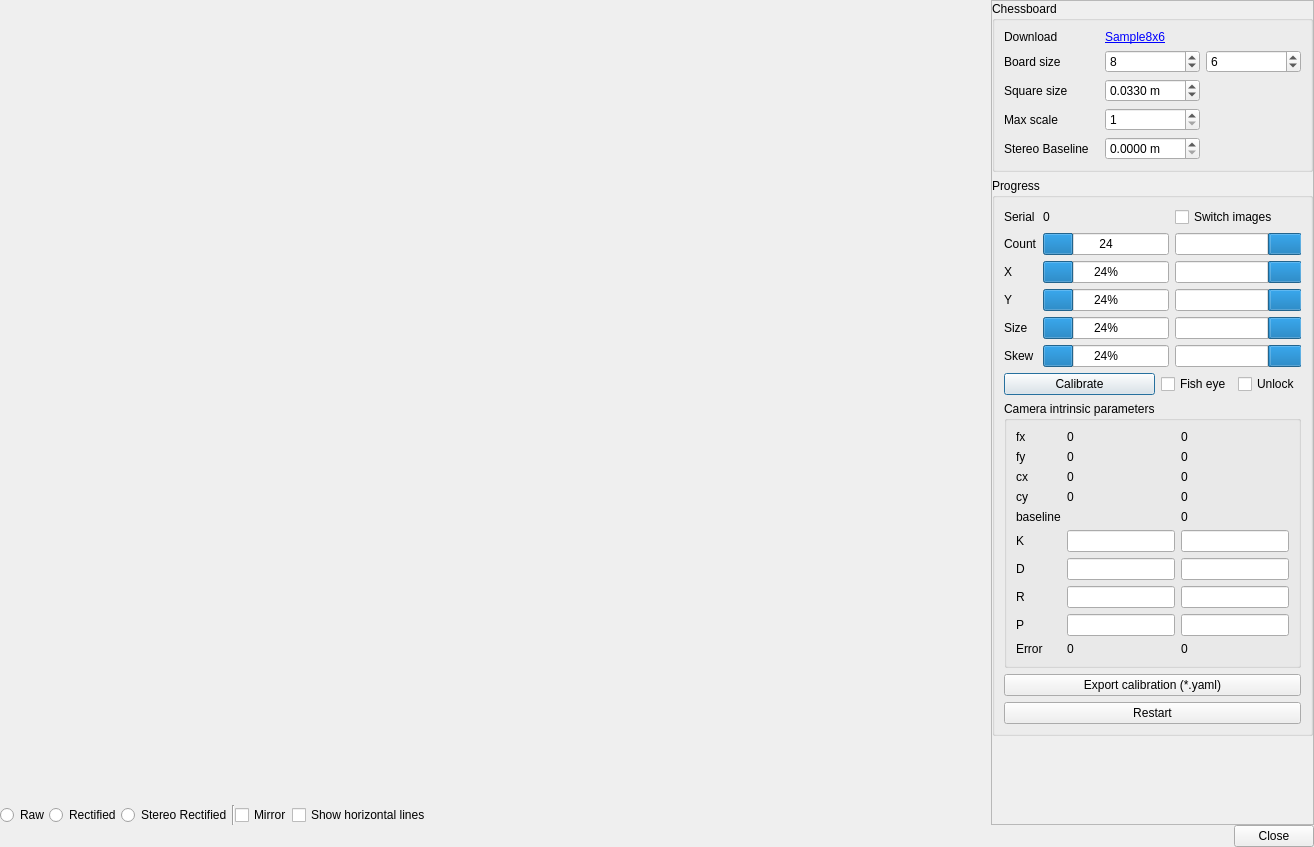
<?xml version="1.0" encoding="UTF-8"?>
<ui version="4.0">
 <class>calibrationDialog</class>
 <widget class="QDialog" name="calibrationDialog">
  <property name="geometry">
   <rect>
    <x>0</x>
    <y>0</y>
    <width>1314</width>
    <height>847</height>
   </rect>
  </property>
  <property name="windowTitle">
   <string>Dialog</string>
  </property>
  <layout class="QVBoxLayout" name="verticalLayout_5">
   <property name="spacing">
    <number>0</number>
   </property>
   <property name="leftMargin">
    <number>0</number>
   </property>
   <property name="topMargin">
    <number>0</number>
   </property>
   <property name="rightMargin">
    <number>0</number>
   </property>
   <property name="bottomMargin">
    <number>0</number>
   </property>
   <item>
    <layout class="QHBoxLayout" name="horizontalLayout_4" stretch="1,1">
     <item>
      <layout class="QVBoxLayout" name="verticalLayout_4">
       <property name="spacing">
        <number>0</number>
       </property>
       <item>
        <layout class="QHBoxLayout" name="horizontalLayout_3">
         <property name="spacing">
          <number>0</number>
         </property>
         <item>
          <layout class="QVBoxLayout" name="verticalLayout_2" stretch="0,1">
           <property name="spacing">
            <number>0</number>
           </property>
           <item>
            <widget class="QLabel" name="label_left">
             <property name="text">
              <string/>
             </property>
             <property name="alignment">
              <set>Qt::AlignCenter</set>
             </property>
            </widget>
           </item>
           <item>
            <widget class="UImageView" name="image_view" native="true"/>
           </item>
          </layout>
         </item>
         <item>
          <layout class="QVBoxLayout" name="verticalLayout_3" stretch="0,1">
           <property name="spacing">
            <number>0</number>
           </property>
           <item>
            <widget class="QLabel" name="label_right">
             <property name="text">
              <string/>
             </property>
             <property name="alignment">
              <set>Qt::AlignCenter</set>
             </property>
            </widget>
           </item>
           <item>
            <widget class="UImageView" name="image_view_2" native="true"/>
           </item>
          </layout>
         </item>
        </layout>
       </item>
       <item>
        <layout class="QHBoxLayout" name="horizontalLayout_2">
         <item>
          <widget class="QRadioButton" name="radioButton_raw">
           <property name="text">
            <string>Raw</string>
           </property>
          </widget>
         </item>
         <item>
          <widget class="QRadioButton" name="radioButton_rectified">
           <property name="text">
            <string>Rectified</string>
           </property>
          </widget>
         </item>
         <item>
          <widget class="QRadioButton" name="radioButton_stereoRectified">
           <property name="text">
            <string>Stereo Rectified</string>
           </property>
          </widget>
         </item>
         <item>
          <widget class="Line" name="line">
           <property name="orientation">
            <enum>Qt::Vertical</enum>
           </property>
          </widget>
         </item>
         <item>
          <widget class="QCheckBox" name="checkBox_mirror">
           <property name="text">
            <string>Mirror</string>
           </property>
          </widget>
         </item>
         <item>
          <widget class="QCheckBox" name="checkBox_showHorizontalLines">
           <property name="text">
            <string>Show horizontal lines</string>
           </property>
          </widget>
         </item>
         <item>
          <spacer name="horizontalSpacer">
           <property name="orientation">
            <enum>Qt::Horizontal</enum>
           </property>
           <property name="sizeHint" stdset="0">
            <size>
             <width>40</width>
             <height>20</height>
            </size>
           </property>
          </spacer>
         </item>
        </layout>
       </item>
      </layout>
     </item>
     <item>
      <widget class="QScrollArea" name="scrollArea">
       <property name="sizePolicy">
        <sizepolicy hsizetype="Fixed" vsizetype="Expanding">
         <horstretch>0</horstretch>
         <verstretch>0</verstretch>
        </sizepolicy>
       </property>
       <property name="verticalScrollBarPolicy">
        <enum>Qt::ScrollBarAlwaysOff</enum>
       </property>
       <property name="widgetResizable">
        <bool>true</bool>
       </property>
       <widget class="QWidget" name="scrollAreaWidgetContents">
        <property name="geometry">
         <rect>
          <x>0</x>
          <y>0</y>
          <width>357</width>
          <height>820</height>
         </rect>
        </property>
        <layout class="QVBoxLayout" name="verticalLayout">
         <property name="leftMargin">
          <number>0</number>
         </property>
         <property name="topMargin">
          <number>0</number>
         </property>
         <property name="rightMargin">
          <number>0</number>
         </property>
         <property name="bottomMargin">
          <number>0</number>
         </property>
         <item>
          <widget class="QGroupBox" name="groupBox">
           <property name="title">
            <string>Chessboard</string>
           </property>
           <layout class="QGridLayout" name="gridLayout_3">
            <item row="1" column="3">
             <widget class="QSpinBox" name="spinBox_boardHeight">
              <property name="minimum">
               <number>2</number>
              </property>
              <property name="value">
               <number>6</number>
              </property>
             </widget>
            </item>
            <item row="3" column="0">
             <widget class="QLabel" name="label_15">
              <property name="toolTip">
               <string/>
              </property>
              <property name="text">
               <string>Square size</string>
              </property>
             </widget>
            </item>
            <item row="1" column="0">
             <widget class="QLabel" name="label_12">
              <property name="toolTip">
               <string>Number of inner squares on the board</string>
              </property>
              <property name="text">
               <string>Board size</string>
              </property>
             </widget>
            </item>
            <item row="3" column="3">
             <widget class="QLabel" name="label_16">
              <property name="toolTip">
               <string>Number of inner squares on the board</string>
              </property>
              <property name="text">
               <string/>
              </property>
             </widget>
            </item>
            <item row="1" column="1">
             <widget class="QSpinBox" name="spinBox_boardWidth">
              <property name="minimum">
               <number>2</number>
              </property>
              <property name="value">
               <number>8</number>
              </property>
             </widget>
            </item>
            <item row="3" column="1">
             <widget class="QDoubleSpinBox" name="doubleSpinBox_squareSize">
              <property name="suffix">
               <string> m</string>
              </property>
              <property name="decimals">
               <number>4</number>
              </property>
              <property name="maximum">
               <double>1.000000000000000</double>
              </property>
              <property name="value">
               <double>0.033000000000000</double>
              </property>
             </widget>
            </item>
            <item row="0" column="0">
             <widget class="QLabel" name="label_21">
              <property name="toolTip">
               <string/>
              </property>
              <property name="text">
               <string>Download</string>
              </property>
             </widget>
            </item>
            <item row="0" column="1">
             <widget class="QLabel" name="label_20">
              <property name="toolTip">
               <string>Number of inner squares on the board</string>
              </property>
              <property name="text">
               <string>&lt;html&gt;&lt;head/&gt;&lt;body&gt;&lt;p&gt;&lt;a href=&quot;https://github.com/introlab/rtabmap/raw/master/data/check-108.pdf&quot;&gt;&lt;span style=&quot; text-decoration: underline; color:#0000ff;&quot;&gt;Sample8x6&lt;/span&gt;&lt;/a&gt;&lt;/p&gt;&lt;/body&gt;&lt;/html&gt;</string>
              </property>
              <property name="openExternalLinks">
               <bool>true</bool>
              </property>
             </widget>
            </item>
            <item row="4" column="1">
             <widget class="QSpinBox" name="spinBox_maxScale">
              <property name="minimum">
               <number>1</number>
              </property>
              <property name="maximum">
               <number>3</number>
              </property>
              <property name="value">
               <number>1</number>
              </property>
             </widget>
            </item>
            <item row="4" column="0">
             <widget class="QLabel" name="label_22">
              <property name="toolTip">
               <string>If &gt; 1, image is scaled down to help board detection on high definition images</string>
              </property>
              <property name="text">
               <string>Max scale</string>
              </property>
             </widget>
            </item>
            <item row="5" column="0">
             <widget class="QLabel" name="label_stereoBaseline">
              <property name="toolTip">
               <string>If &gt; 1, image is scaled down to help board detection on high definition images</string>
              </property>
              <property name="text">
               <string>Stereo Baseline</string>
              </property>
             </widget>
            </item>
            <item row="5" column="1">
             <widget class="QDoubleSpinBox" name="doubleSpinBox_stereoBaseline">
              <property name="toolTip">
               <string>If you know the exact baseline of the stereo cameras, you can set it here in case the square size is not super accurate.</string>
              </property>
              <property name="suffix">
               <string> m</string>
              </property>
              <property name="decimals">
               <number>4</number>
              </property>
              <property name="maximum">
               <double>10.000000000000000</double>
              </property>
              <property name="value">
               <double>0.000000000000000</double>
              </property>
             </widget>
            </item>
           </layout>
          </widget>
         </item>
         <item>
          <widget class="QGroupBox" name="groupBox_progress">
           <property name="title">
            <string>Progress</string>
           </property>
           <layout class="QVBoxLayout" name="verticalLayout_6">
            <item>
             <layout class="QGridLayout" name="gridLayout" columnstretch="0,0,0">
              <item row="5" column="0">
               <widget class="QLabel" name="label_4">
                <property name="text">
                 <string>Skew</string>
                </property>
               </widget>
              </item>
              <item row="0" column="0">
               <widget class="QLabel" name="label_19">
                <property name="text">
                 <string>Serial</string>
                </property>
               </widget>
              </item>
              <item row="0" column="1">
               <widget class="QLabel" name="label_serial">
                <property name="text">
                 <string>0</string>
                </property>
                <property name="textInteractionFlags">
                 <set>Qt::LinksAccessibleByMouse|Qt::TextSelectableByMouse</set>
                </property>
               </widget>
              </item>
              <item row="0" column="2">
               <widget class="QCheckBox" name="checkBox_switchImages">
                <property name="text">
                 <string>Switch images</string>
                </property>
               </widget>
              </item>
              <item row="1" column="0">
               <widget class="QLabel" name="label_5">
                <property name="text">
                 <string>Count</string>
                </property>
               </widget>
              </item>
              <item row="1" column="1">
               <widget class="QProgressBar" name="progressBar_count">
                <property name="value">
                 <number>24</number>
                </property>
                <property name="format">
                 <string>%p</string>
                </property>
               </widget>
              </item>
              <item row="1" column="2">
               <widget class="QProgressBar" name="progressBar_count_2">
                <property name="value">
                 <number>24</number>
                </property>
                <property name="invertedAppearance">
                 <bool>true</bool>
                </property>
                <property name="format">
                 <string>%p</string>
                </property>
               </widget>
              </item>
              <item row="2" column="0">
               <widget class="QLabel" name="label">
                <property name="text">
                 <string>X</string>
                </property>
               </widget>
              </item>
              <item row="2" column="1">
               <widget class="QProgressBar" name="progressBar_x">
                <property name="value">
                 <number>24</number>
                </property>
                <property name="format">
                 <string>%p%</string>
                </property>
               </widget>
              </item>
              <item row="2" column="2">
               <widget class="QProgressBar" name="progressBar_x_2">
                <property name="value">
                 <number>24</number>
                </property>
                <property name="invertedAppearance">
                 <bool>true</bool>
                </property>
                <property name="textDirection">
                 <enum>QProgressBar::TopToBottom</enum>
                </property>
                <property name="format">
                 <string>%p%</string>
                </property>
               </widget>
              </item>
              <item row="3" column="0">
               <widget class="QLabel" name="label_2">
                <property name="text">
                 <string>Y</string>
                </property>
               </widget>
              </item>
              <item row="3" column="1">
               <widget class="QProgressBar" name="progressBar_y">
                <property name="value">
                 <number>24</number>
                </property>
               </widget>
              </item>
              <item row="3" column="2">
               <widget class="QProgressBar" name="progressBar_y_2">
                <property name="value">
                 <number>24</number>
                </property>
                <property name="invertedAppearance">
                 <bool>true</bool>
                </property>
               </widget>
              </item>
              <item row="4" column="0">
               <widget class="QLabel" name="label_3">
                <property name="text">
                 <string>Size</string>
                </property>
               </widget>
              </item>
              <item row="4" column="1">
               <widget class="QProgressBar" name="progressBar_size">
                <property name="value">
                 <number>24</number>
                </property>
               </widget>
              </item>
              <item row="4" column="2">
               <widget class="QProgressBar" name="progressBar_size_2">
                <property name="value">
                 <number>24</number>
                </property>
                <property name="invertedAppearance">
                 <bool>true</bool>
                </property>
               </widget>
              </item>
              <item row="5" column="1">
               <widget class="QProgressBar" name="progressBar_skew">
                <property name="value">
                 <number>24</number>
                </property>
               </widget>
              </item>
              <item row="5" column="2">
               <widget class="QProgressBar" name="progressBar_skew_2">
                <property name="value">
                 <number>24</number>
                </property>
                <property name="invertedAppearance">
                 <bool>true</bool>
                </property>
               </widget>
              </item>
             </layout>
            </item>
            <item>
             <layout class="QHBoxLayout" name="horizontalLayout_5" stretch="1,0,0">
              <item>
               <widget class="QPushButton" name="pushButton_calibrate">
                <property name="text">
                 <string>Calibrate</string>
                </property>
               </widget>
              </item>
              <item>
               <widget class="QCheckBox" name="checkBox_fisheye">
                <property name="text">
                 <string>Fish eye</string>
                </property>
               </widget>
              </item>
              <item>
               <widget class="QCheckBox" name="checkBox_unlock">
                <property name="text">
                 <string>Unlock</string>
                </property>
               </widget>
              </item>
             </layout>
            </item>
            <item>
             <widget class="QGroupBox" name="groupBox_3">
              <property name="title">
               <string>Camera intrinsic parameters</string>
              </property>
              <layout class="QGridLayout" name="gridLayout_2">
               <item row="8" column="2">
                <widget class="QLineEdit" name="lineEdit_P_2">
                 <property name="readOnly">
                  <bool>true</bool>
                 </property>
                </widget>
               </item>
               <item row="0" column="1">
                <widget class="QLabel" name="label_fx">
                 <property name="text">
                  <string>0</string>
                 </property>
                 <property name="textInteractionFlags">
                  <set>Qt::LinksAccessibleByMouse|Qt::TextSelectableByMouse</set>
                 </property>
                </widget>
               </item>
               <item row="1" column="1">
                <widget class="QLabel" name="label_fy">
                 <property name="text">
                  <string>0</string>
                 </property>
                 <property name="textInteractionFlags">
                  <set>Qt::LinksAccessibleByMouse|Qt::TextSelectableByMouse</set>
                 </property>
                </widget>
               </item>
               <item row="5" column="1">
                <widget class="QLineEdit" name="lineEdit_K">
                 <property name="readOnly">
                  <bool>true</bool>
                 </property>
                </widget>
               </item>
               <item row="2" column="1">
                <widget class="QLabel" name="label_cx">
                 <property name="text">
                  <string>0</string>
                 </property>
                 <property name="textInteractionFlags">
                  <set>Qt::LinksAccessibleByMouse|Qt::TextSelectableByMouse</set>
                 </property>
                </widget>
               </item>
               <item row="3" column="0">
                <widget class="QLabel" name="label_11">
                 <property name="text">
                  <string>cy</string>
                 </property>
                </widget>
               </item>
               <item row="3" column="1">
                <widget class="QLabel" name="label_cy">
                 <property name="text">
                  <string>0</string>
                 </property>
                 <property name="textInteractionFlags">
                  <set>Qt::LinksAccessibleByMouse|Qt::TextSelectableByMouse</set>
                 </property>
                </widget>
               </item>
               <item row="5" column="0">
                <widget class="QLabel" name="label_6">
                 <property name="toolTip">
                  <string>Camera matrix</string>
                 </property>
                 <property name="text">
                  <string>K</string>
                 </property>
                </widget>
               </item>
               <item row="1" column="0">
                <widget class="QLabel" name="label_9">
                 <property name="text">
                  <string>fy</string>
                 </property>
                </widget>
               </item>
               <item row="2" column="0">
                <widget class="QLabel" name="label_10">
                 <property name="text">
                  <string>cx</string>
                 </property>
                </widget>
               </item>
               <item row="0" column="0">
                <widget class="QLabel" name="label_8">
                 <property name="text">
                  <string>fx</string>
                 </property>
                </widget>
               </item>
               <item row="7" column="0">
                <widget class="QLabel" name="label_17">
                 <property name="toolTip">
                  <string>Distorsion coefficients</string>
                 </property>
                 <property name="text">
                  <string>R</string>
                 </property>
                </widget>
               </item>
               <item row="6" column="2">
                <widget class="QLineEdit" name="lineEdit_D_2">
                 <property name="readOnly">
                  <bool>true</bool>
                 </property>
                </widget>
               </item>
               <item row="6" column="0">
                <widget class="QLabel" name="label_7">
                 <property name="toolTip">
                  <string>Distorsion coefficients</string>
                 </property>
                 <property name="text">
                  <string>D</string>
                 </property>
                </widget>
               </item>
               <item row="6" column="1">
                <widget class="QLineEdit" name="lineEdit_D">
                 <property name="readOnly">
                  <bool>true</bool>
                 </property>
                </widget>
               </item>
               <item row="9" column="0">
                <widget class="QLabel" name="label_14">
                 <property name="toolTip">
                  <string>Avg. reproduction error</string>
                 </property>
                 <property name="text">
                  <string>Error</string>
                 </property>
                </widget>
               </item>
               <item row="9" column="1">
                <widget class="QLabel" name="label_error">
                 <property name="text">
                  <string>0</string>
                 </property>
                </widget>
               </item>
               <item row="0" column="2">
                <widget class="QLabel" name="label_fx_2">
                 <property name="text">
                  <string>0</string>
                 </property>
                 <property name="textInteractionFlags">
                  <set>Qt::LinksAccessibleByMouse|Qt::TextSelectableByMouse</set>
                 </property>
                </widget>
               </item>
               <item row="2" column="2">
                <widget class="QLabel" name="label_cx_2">
                 <property name="text">
                  <string>0</string>
                 </property>
                 <property name="textInteractionFlags">
                  <set>Qt::LinksAccessibleByMouse|Qt::TextSelectableByMouse</set>
                 </property>
                </widget>
               </item>
               <item row="1" column="2">
                <widget class="QLabel" name="label_fy_2">
                 <property name="text">
                  <string>0</string>
                 </property>
                 <property name="textInteractionFlags">
                  <set>Qt::LinksAccessibleByMouse|Qt::TextSelectableByMouse</set>
                 </property>
                </widget>
               </item>
               <item row="3" column="2">
                <widget class="QLabel" name="label_cy_2">
                 <property name="text">
                  <string>0</string>
                 </property>
                 <property name="textInteractionFlags">
                  <set>Qt::LinksAccessibleByMouse|Qt::TextSelectableByMouse</set>
                 </property>
                </widget>
               </item>
               <item row="5" column="2">
                <widget class="QLineEdit" name="lineEdit_K_2">
                 <property name="readOnly">
                  <bool>true</bool>
                 </property>
                </widget>
               </item>
               <item row="8" column="0">
                <widget class="QLabel" name="label_18">
                 <property name="toolTip">
                  <string>Distorsion coefficients</string>
                 </property>
                 <property name="text">
                  <string>P</string>
                 </property>
                </widget>
               </item>
               <item row="7" column="1">
                <widget class="QLineEdit" name="lineEdit_R">
                 <property name="readOnly">
                  <bool>true</bool>
                 </property>
                </widget>
               </item>
               <item row="8" column="1">
                <widget class="QLineEdit" name="lineEdit_P">
                 <property name="readOnly">
                  <bool>true</bool>
                 </property>
                </widget>
               </item>
               <item row="7" column="2">
                <widget class="QLineEdit" name="lineEdit_R_2">
                 <property name="readOnly">
                  <bool>true</bool>
                 </property>
                </widget>
               </item>
               <item row="4" column="0">
                <widget class="QLabel" name="label_baseline_name">
                 <property name="text">
                  <string>baseline</string>
                 </property>
                </widget>
               </item>
               <item row="4" column="2">
                <widget class="QLabel" name="label_baseline">
                 <property name="text">
                  <string>0</string>
                 </property>
                 <property name="textInteractionFlags">
                  <set>Qt::LinksAccessibleByMouse|Qt::TextSelectableByMouse</set>
                 </property>
                </widget>
               </item>
               <item row="9" column="2">
                <widget class="QLabel" name="label_error_2">
                 <property name="text">
                  <string>0</string>
                 </property>
                </widget>
               </item>
              </layout>
             </widget>
            </item>
            <item>
             <widget class="QPushButton" name="pushButton_save">
              <property name="text">
               <string>Export calibration (*.yaml)</string>
              </property>
             </widget>
            </item>
            <item>
             <widget class="QPushButton" name="pushButton_restart">
              <property name="text">
               <string>Restart</string>
              </property>
             </widget>
            </item>
           </layout>
          </widget>
         </item>
         <item>
          <spacer name="verticalSpacer">
           <property name="orientation">
            <enum>Qt::Vertical</enum>
           </property>
           <property name="sizeHint" stdset="0">
            <size>
             <width>20</width>
             <height>40</height>
            </size>
           </property>
          </spacer>
         </item>
        </layout>
       </widget>
      </widget>
     </item>
    </layout>
   </item>
   <item>
    <widget class="QDialogButtonBox" name="buttonBox">
     <property name="standardButtons">
      <set>QDialogButtonBox::Close</set>
     </property>
    </widget>
   </item>
  </layout>
 </widget>
 <customwidgets>
  <customwidget>
   <class>UImageView</class>
   <extends>QWidget</extends>
   <header>rtabmap/utilite/UImageView.h</header>
   <container>1</container>
  </customwidget>
 </customwidgets>
 <resources/>
 <connections/>
</ui>
